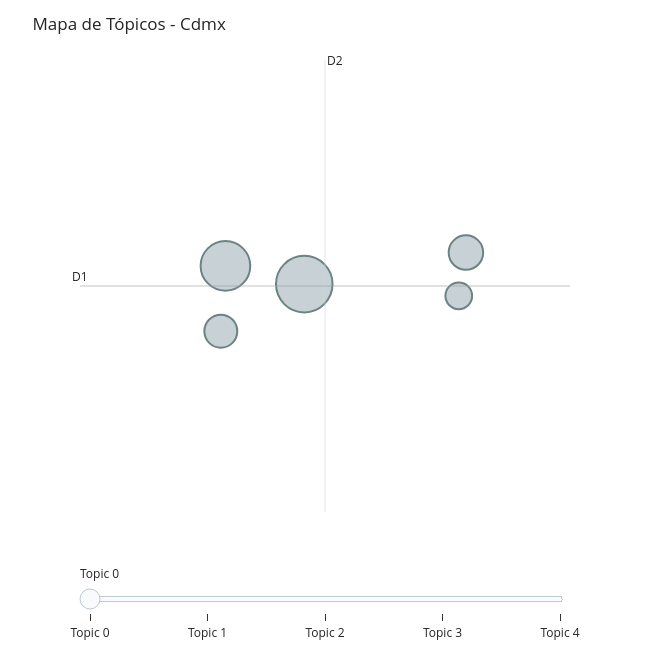
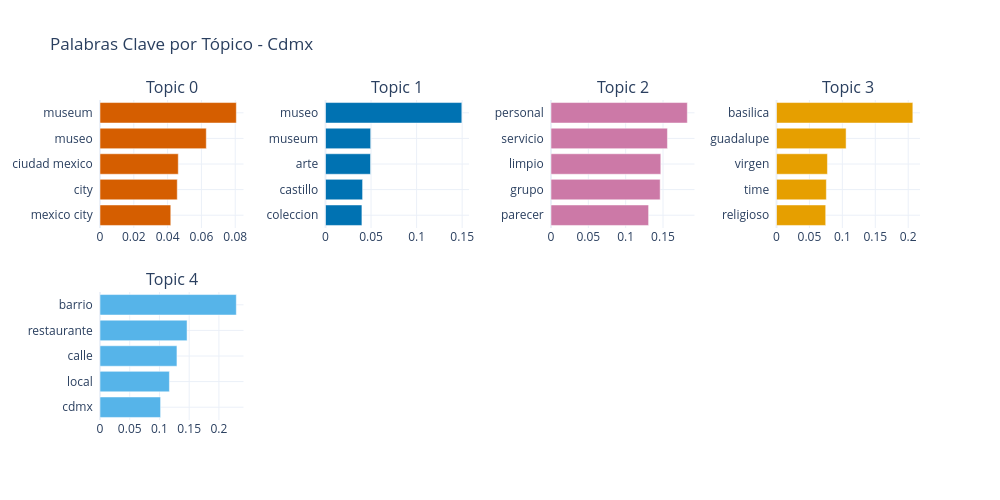
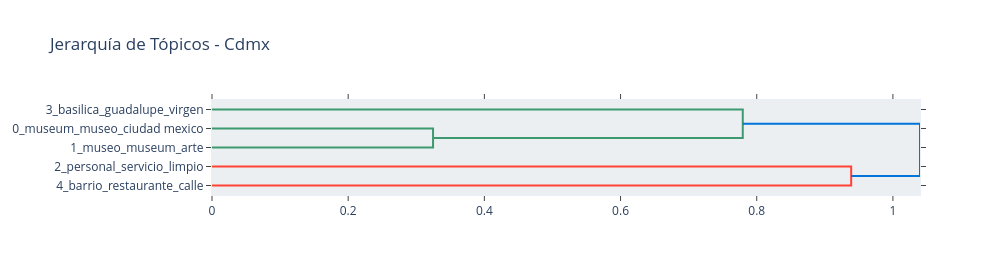

Notebook cell for these charts, in order:
### Code cell
# ===== VISUALIZACIONES INTERACTIVAS DE BERTOPIC =====

print(f"Visualizaciones interactivas de BERTopic para {CIUDAD_ANALIZAR}:")
print(f"Tópicos identificados: {len(topic_info)} (incluyendo outliers si los hay)")

# Validar si tenemos suficientes tópicos para visualizaciones
num_topicos_validos = len([t for t in topic_info['Topic'] if t != -1])
print(f"Tópicos válidos (sin outliers): {num_topicos_validos}")

if num_topicos_validos < 2:
    print("⚠️ ADVERTENCIA: Muy pocos tópicos identificados para generar visualizaciones interactivas.")
    print("💡 Esto puede deberse a:")
    print("   - Textos muy similares después de la limpieza")
    print("   - Dataset pequeño para la ciudad seleccionada")
    print("   - Parámetros de clustering muy restrictivos")
    print("\n📊 Mostrando información básica de tópicos:")
    for topic_id in topic_info['Topic']:
        if topic_id != -1:
            topic_words = topic_model.get_topic(topic_id)
            print(f"\nTópico {topic_id}: {topic_names.get(topic_id, 'Sin nombre')}")
            print(f"Palabras clave: {', '.join([word for word, _ in topic_words[:8]])}")
            print(f"Documentos: {topic_info[topic_info['Topic'] == topic_id]['Count'].iloc[0]}")
else:
    # Intentar generar visualizaciones con manejo de errores
    try:
        print("\n🗺️ Generando mapa de tópicos...")
        fig_intertopic = topic_model.visualize_topics()
        fig_intertopic.update_layout(title=f"Mapa de Tópicos - {CIUDAD_ANALIZAR}")
        fig_intertopic.show()
    except Exception as e:
        print(f"❌ Error al generar mapa de tópicos: {str(e)}")
        print("💡 Esto es normal con pocos tópicos o datos limitados")

    try:
        print("\n📊 Generando gráfico de barras...")
        fig_barchart = topic_model.visualize_barchart(top_n_topics=min(8, num_topicos_validos))
        fig_barchart.update_layout(title=f"Palabras Clave por Tópico - {CIUDAD_ANALIZAR}")
        fig_barchart.show()
    except Exception as e:
        print(f"❌ Error al generar gráfico de barras: {str(e)}")
        print("🔧 Mostrando información alternativa de palabras clave:")
        for topic_id in topic_info['Topic'][:5]:  # Mostrar máximo 5 tópicos
            if topic_id != -1:
                topic_words = topic_model.get_topic(topic_id)
                print(f"\n📈 {topic_names.get(topic_id, f'Tópico {topic_id}')}:")
                print(f"   {', '.join([f'{word}({score:.3f})' for word, score in topic_words[:5]])}")

    try:
        print("\n🌳 Generando jerarquía de tópicos...")
        if num_topicos_validos >= 3:  # Necesitamos al menos 3 tópicos para jerarquía
            fig_hierarchy = topic_model.visualize_hierarchy()
            fig_hierarchy.update_layout(title=f"Jerarquía de Tópicos - {CIUDAD_ANALIZAR}")
            fig_hierarchy.show()
        else:
            print("⚠️ Se necesitan al menos 3 tópicos para mostrar jerarquía")
    except Exception as e:
        print(f"❌ Error al generar jerarquía: {str(e)}")

# Información adicional sobre la calidad del modelado
print(f"\n📋 Resumen del modelado:")
print(f"✅ Textos analizados: {len(texts)}")
print(f"🎯 Tópicos encontrados: {num_topicos_validos}")
print(f"📊 Distribución:")
for i, (topico, count) in enumerate(topico_counts.head(5).items()):
    print(f"   {i+1}. {topico}: {count} opiniones ({count/len(df_con_topicos)*100:.1f}%)")

if num_topicos_validos <= 3:
    print(f"\n💡 Sugerencias para mejorar el modelado:")
    print(f"   - Reducir min_cluster_size en HDBSCAN (actualmente: {hdbscan_model.min_cluster_size})")
    print(f"   - Incluir más ciudades en el análisis")
    print(f"   - Ajustar parámetros de limpieza de texto")
    print(f"   - Verificar diversidad en los textos de entrada")

### Figure 1 — Plotly figure (JSON) as saved in the notebook; plotly's stock layout.template omitted (floating-point values rounded to 4 significant figures)
{"data": [{"customdata": [[0, "museum | museo | ciudad mexico | city | mexico city", 121], [1, "museo | museum | arte | castillo | coleccion", 93], [2, "personal | servicio | limpio | grupo | parecer", 45], [3, "basilica | guadalupe | virgen | time | religioso", 41], [4, "barrio | restaurante | calle | local | cdmx", 27]], "hovertemplate": "<b>Topic %{customdata[0]}</b><br>%{customdata[1]}<br>Size: %{customdata[2]}", "legendgroup": "", "marker": {"color": "#B0BEC5", "line": {"color": "DarkSlateGrey", "width": 2}, "size": [121, 93, 45, 41, 27], "sizemode": "area", "sizeref": 0.07562, "symbol": "circle"}, "mode": "markers", "name": "", "orientation": "v", "showlegend": false, "type": "scatter", "x": [-7.541, -8.236, -6.116, -8.277, -6.179], "xaxis": "x", "y": [17.79, 18.05, 18.24, 17.12, 17.63], "yaxis": "y"}], "layout": {"annotations": [{"showarrow": false, "text": "D1", "x": -9.518, "y": 17.77, "yshift": 10}, {"showarrow": false, "text": "D2", "x": -7.359, "xshift": 10, "y": 20.98}], "height": 650, "hoverlabel": {"bgcolor": "white", "font": {"family": "Rockwell", "size": 16}}, "legend": {"itemsizing": "constant", "tracegroupgap": 0}, "margin": {"t": 60}, "shapes": [{"line": {"color": "#CFD8DC", "width": 2}, "type": "line", "x0": -7.359, "x1": -7.359, "y0": 14.56, "y1": 20.98}, {"line": {"color": "#9E9E9E", "width": 2}, "type": "line", "x0": -9.518, "x1": -5.199, "y0": 17.77, "y1": 17.77}], "sliders": [{"active": 0, "pad": {"t": 50}, "steps": [{"args": [{"marker.color": [["red", "#B0BEC5", "#B0BEC5", "#B0BEC5", "#B0BEC5"]]}], "label": "Topic 0", "method": "update"}, {"args": [{"marker.color": [["#B0BEC5", "red", "#B0BEC5", "#B0BEC5", "#B0BEC5"]]}], "label": "Topic 1", "method": "update"}, {"args": [{"marker.color": [["#B0BEC5", "#B0BEC5", "red", "#B0BEC5", "#B0BEC5"]]}], "label": "Topic 2", "method": "update"}, {"args": [{"marker.color": [["#B0BEC5", "#B0BEC5", "#B0BEC5", "red", "#B0BEC5"]]}], "label": "Topic 3", "method": "update"}, {"args": [{"marker.color": [["#B0BEC5", "#B0BEC5", "#B0BEC5", "#B0BEC5", "red"]]}], "label": "Topic 4", "method": "update"}]}], "title": {"text": "Mapa de Tópicos - Cdmx"}, "width": 650, "xaxis": {"anchor": "y", "domain": [0, 1], "range": [-9.518, -5.199], "title": {"text": ""}, "visible": false}, "yaxis": {"anchor": "x", "domain": [0, 1], "range": [14.56, 20.98], "title": {"text": ""}, "visible": false}}}

### Figure 2 — Plotly figure (JSON) as saved in the notebook; plotly's stock layout.template omitted (floating-point values rounded to 4 significant figures)
{"data": [{"marker": {"color": "#D55E00"}, "orientation": "h", "type": "bar", "x": [0.04187, 0.0457, 0.04631, 0.06288, 0.08064], "xaxis": "x", "y": ["mexico city  ", "city  ", "ciudad mexico  ", "museo  ", "museum  "], "yaxis": "y"}, {"marker": {"color": "#0072B2"}, "orientation": "h", "type": "bar", "x": [0.03996, 0.04071, 0.04943, 0.04958, 0.1496], "xaxis": "x2", "y": ["coleccion  ", "castillo  ", "arte  ", "museum  ", "museo  "], "yaxis": "y2"}, {"marker": {"color": "#CC79A7"}, "orientation": "h", "type": "bar", "x": [0.1307, 0.1462, 0.147, 0.1559, 0.1826], "xaxis": "x3", "y": ["parecer  ", "grupo  ", "limpio  ", "servicio  ", "personal  "], "yaxis": "y3"}, {"marker": {"color": "#E69F00"}, "orientation": "h", "type": "bar", "x": [0.07472, 0.07571, 0.07733, 0.1057, 0.207], "xaxis": "x4", "y": ["religioso  ", "time  ", "virgen  ", "guadalupe  ", "basilica  "], "yaxis": "y4"}, {"marker": {"color": "#56B4E9"}, "orientation": "h", "type": "bar", "x": [0.1019, 0.1167, 0.1294, 0.1465, 0.2293], "xaxis": "x5", "y": ["cdmx  ", "local  ", "calle  ", "restaurante  ", "barrio  "], "yaxis": "y5"}], "layout": {"annotations": [{"font": {"size": 16}, "showarrow": false, "text": "Topic 0", "x": 0.0875, "xanchor": "center", "xref": "paper", "y": 1, "yanchor": "bottom", "yref": "paper"}, {"font": {"size": 16}, "showarrow": false, "text": "Topic 1", "x": 0.3625, "xanchor": "center", "xref": "paper", "y": 1, "yanchor": "bottom", "yref": "paper"}, {"font": {"size": 16}, "showarrow": false, "text": "Topic 2", "x": 0.6375, "xanchor": "center", "xref": "paper", "y": 1, "yanchor": "bottom", "yref": "paper"}, {"font": {"size": 16}, "showarrow": false, "text": "Topic 3", "x": 0.9125, "xanchor": "center", "xref": "paper", "y": 1, "yanchor": "bottom", "yref": "paper"}, {"font": {"size": 16}, "showarrow": false, "text": "Topic 4", "x": 0.0875, "xanchor": "center", "xref": "paper", "y": 0.4, "yanchor": "bottom", "yref": "paper"}], "height": 500, "hoverlabel": {"bgcolor": "white", "font": {"family": "Rockwell", "size": 16}}, "showlegend": false, "title": {"text": "Palabras Clave por Tópico - Cdmx"}, "width": 1000, "xaxis": {"anchor": "y", "domain": [0, 0.175], "showgrid": true}, "xaxis2": {"anchor": "y2", "domain": [0.275, 0.45], "showgrid": true}, "xaxis3": {"anchor": "y3", "domain": [0.55, 0.725], "showgrid": true}, "xaxis4": {"anchor": "y4", "domain": [0.825, 1], "showgrid": true}, "xaxis5": {"anchor": "y5", "domain": [0, 0.175], "showgrid": true}, "xaxis6": {"anchor": "y6", "domain": [0.275, 0.45], "showgrid": true}, "xaxis7": {"anchor": "y7", "domain": [0.55, 0.725], "showgrid": true}, "xaxis8": {"anchor": "y8", "domain": [0.825, 1], "showgrid": true}, "yaxis": {"anchor": "x", "domain": [0.6, 1], "showgrid": true}, "yaxis2": {"anchor": "x2", "domain": [0.6, 1], "showgrid": true}, "yaxis3": {"anchor": "x3", "domain": [0.6, 1], "showgrid": true}, "yaxis4": {"anchor": "x4", "domain": [0.6, 1], "showgrid": true}, "yaxis5": {"anchor": "x5", "domain": [0, 0.4], "showgrid": true}, "yaxis6": {"anchor": "x6", "domain": [0, 0.4], "showgrid": true}, "yaxis7": {"anchor": "x7", "domain": [0, 0.4], "showgrid": true}, "yaxis8": {"anchor": "x8", "domain": [0, 0.4], "showgrid": true}}}

### Figure 3 — Plotly figure (JSON) as saved in the notebook; plotly's stock layout.template omitted (floating-point values rounded to 4 significant figures)
{"data": [{"hoverinfo": "text", "marker": {"color": "rgb(61,153,112)"}, "mode": "lines", "type": "scatter", "x": [0.0, 0.3246, 0.3246, 0.0], "xaxis": "x", "y": [-15.0, -15.0, -25.0, -25.0], "yaxis": "y"}, {"hoverinfo": "text", "marker": {"color": "rgb(61,153,112)"}, "mode": "lines", "type": "scatter", "x": [0.0, 0.7795, 0.7795, 0.3246], "xaxis": "x", "y": [-5.0, -5.0, -20.0, -20.0], "yaxis": "y"}, {"hoverinfo": "text", "marker": {"color": "rgb(255,65,54)"}, "mode": "lines", "type": "scatter", "x": [0.0, 0.9387, 0.9387, 0.0], "xaxis": "x", "y": [-35.0, -35.0, -45.0, -45.0], "yaxis": "y"}, {"hoverinfo": "text", "marker": {"color": "rgb(0,116,217)"}, "mode": "lines", "type": "scatter", "x": [0.7795, 1.04, 1.04, 0.9387], "xaxis": "x", "y": [-12.5, -12.5, -40.0, -40.0], "yaxis": "y"}], "layout": {"autosize": false, "height": 275, "hoverlabel": {"bgcolor": "white", "font": {"family": "Rockwell", "size": 16}}, "hovermode": "closest", "plot_bgcolor": "#ECEFF1", "showlegend": false, "title": {"text": "Jerarquía de Tópicos - Cdmx"}, "width": 1000, "xaxis": {"mirror": "allticks", "rangemode": "tozero", "showgrid": false, "showline": true, "showticklabels": true, "ticks": "outside", "type": "linear", "zeroline": false}, "yaxis": {"mirror": "allticks", "range": [-50, 0], "rangemode": "tozero", "showgrid": false, "showline": true, "showticklabels": true, "tickmode": "array", "ticks": "outside", "ticktext": ["3_basilica_guadalupe_virgen", "0_museum_museo_ciudad mexico", "1_museo_museum_arte", "2_personal_servicio_limpio", "4_barrio_restaurante_calle"], "tickvals": [-5, -15, -25, -35, -45], "type": "linear", "zeroline": false}}}
